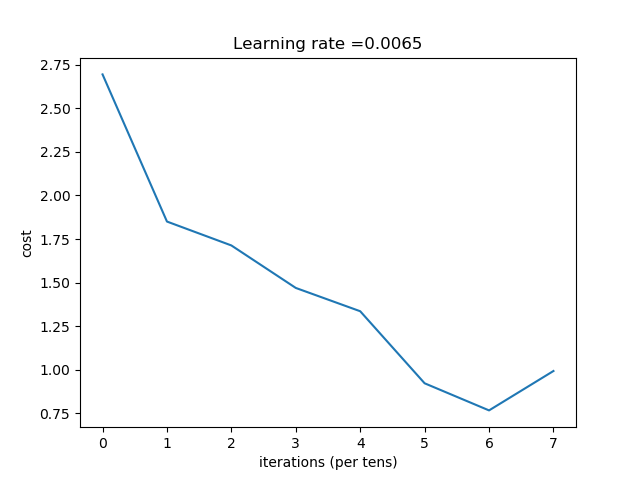

Source code (Python):
import time
import numpy as np
import pandas as pd
import matplotlib.pyplot as plt
from pandas import DataFrame



# My Neural Network model
"""
    ---> [LINEAR -> RELU]*(L-1) -> LINEAR -> SOFTMAX
"""



# Dimensions of each layer
"""
    --> 5 hidden layers with 30, 50, 20, 30, 9 neuron units, 
    --> A input layer with 19 input neuron units
    --> Output layer with 5 neuron units(softmax layer)
"""
layers_dims = [19, 30, 50, 20, 30, 9, 5]



# Some functions used for changing the data type 
"""
    --> Function for changing data type for YES or NO type columns
"""
def YesNoType(x):
    if x=="YES":
        return 1
    else:
        return 0



"""
    --> Function for changing data type for string type columns
"""    
def str_to_int(str):
    x=0
    for l in str:
        x += ord(l)
    return int(x)



# Reading Data
"""
    --> Reading data from the given excel sheet
    --> Division of given data into training set(80%) and test set(20%)
"""
path = ('TripAdvisor.xlsx')
df = pd.read_excel(path)

# columns in the data frame that are read from the excel sheet
cols = ['User country', 'Nr. reviews','Nr. hotel reviews','Helpful votes','Score','Period of stay','Traveler type','Swimming Pool','Exercise Room','Basketball Court','Yoga Classes','Club','Free Wifi','Hotel name','Hotel stars','Nr. rooms','User continent','Member years','Review month','Review weekday']

df['Club']=df['Club'].apply(lambda x : YesNoType(x))
df['Exercise Room']=df['Exercise Room'].apply(lambda x : YesNoType(x))
df['Swimming Pool']=df['Swimming Pool'].apply(lambda x : YesNoType(x))
df['Basketball Court']=df['Basketball Court'].apply(lambda x : YesNoType(x))
df['Free Wifi']=df['Free Wifi'].apply(lambda x : YesNoType(x))
df['Yoga Classes']=df['Yoga Classes'].apply(lambda x : YesNoType(x))

cols_2 = ['Period of stay', 'Hotel name', 'User country', 'Traveler type', 'User continent', 'Review month', 'Review weekday']

for y in cols_2:
    df[y]=df[y].apply(lambda x: str_to_int(x)) 
  
temp = df.as_matrix() # modified data frame with all columns as integer type

x = temp[:, [0,1,2,3,5,6,7,8,9,10,11,12,13,14,15,16,17,18,19]]
x = x.T
test_x = x[:, 0:50]
train_x = x[:, 50:505]

y = temp[:, [4]]
y = y.T
y = y-1;
y = np.array(y, dtype = 'int64')
rand = np.zeros((504, 5))
rand[np.arange(504), y] = 1
y = rand.T    
y = np.array(y, dtype = 'int64')
test_y = y[:, 0:50]
train_y = y[:, 50:505]



# Common functions used in artificial neural networks
"""
    --> Basic sigmoid function
"""
def sigmoid(z):

    s = 1/(1 + np.exp(-z))    
    return s, z



"""
    --> Basic relu function
"""
def relu(z):

    s = z*(z > 0)
    return s, z



"""
    --> Function for backward propagation
"""
def sigmoid_backward(dA, cache):

    Z = cache
    
    s = 1/(1+np.exp(-Z))
    dZ = dA * s * (1-s)
    
    assert (dZ.shape == Z.shape)
    
    return dZ



"""
    --> Function for backward propagation
"""
def relu_backward(dA, cache):
    
    Z = cache

    dZ = np.array(dA, copy=True)
    dZ[Z <= 0] = 0
    
    assert (dZ.shape == Z.shape)
    
    return dZ



"""
    --> Initialising parameters
"""
def initialize_parameters_deep(layer_dims):
    """
    Input Arguments:
    layer_dims - A python list containing the dimensions of each layer in my neural network
    
    Function Returns:
    parameters - python dictionary containing my network parameters "W1", "b1", ..., "WL", "bL"
    """
    L = len(layer_dims) 
    parameters = {} 
    np.random.seed(3)      

    for l in range(1, L):
       
        # Random Initialisation
        parameters['W' + str(l)] = np.random.randn(layer_dims[l], layer_dims[l-1]) * 0.1
        parameters['b' + str(l)] = np.zeros((layer_dims[l], 1))
        assert(parameters['W' + str(l)].shape == (layer_dims[l], layer_dims[l-1]))
        assert(parameters['b' + str(l)].shape == (layer_dims[l], 1))
   
    return parameters



"""
    --> Function for forward propagation
"""
def linear_forward(A, W, b):
    """
    Input Arguments:
    A - Activations from previous layer
    W & b are weight matrix and bias vector respectively

    Function Returns:
    Z - Pre-activation parameter 
    cache -- A python dictionary containing "A", "W" and "b"
    It is stored for computing the backward propagation
    """

    Z = np.dot(W, A) + b
    assert(Z.shape == (W.shape[0], A.shape[1]))

    cache = (A, W, b)
    return Z, cache



"""
    --> Function for forward propagation
"""
def linear_activation_forward(A_prev, W, b, activation):
    """
    Input Arguments:
    A_prev - activations from previous layer
    W & b are weight matrix and bias vector respectively
    activation - "sigmoid" or "relu" (to tell whether it is sigmoid or relu)

    Function Returns:
    A - Post-activation value 
    cache - A python dictionary containing "linear_cache" and "activation_cache";
    It is stored for computing the backward pass efficiently
    """
    
    if activation == "sigmoid":

        Z, linear_cache = linear_forward(A_prev, W, b)
        A, activation_cache = sigmoid(Z)

    elif activation == "relu":

        Z, linear_cache = linear_forward(A_prev, W, b)
        A, activation_cache = relu(Z)

    assert (A.shape == (W.shape[0], A_prev.shape[1]))
    cache = (linear_cache, activation_cache)

    return A, cache



"""
    --> Main function for forward propagation 
"""
def L_model_forward(X, parameters):
    """
    Input Arguments:
    parameters - Current parameters which is a dictionary cantaining weight(W) matrices and bias(b) vectors of all layers
    
    Function Returns:
    AL - last layers' post-activation value
    """

    caches = []
    A = X
    L = len(parameters) // 2         
    
    # [LINEAR -> RELU]*(L-1)
    for l in range(1, L):
        A_prev = A
        A, cache = linear_activation_forward(A_prev, parameters['W' + str(l)], parameters['b' + str(l)], 'relu')
        caches.append(cache)
    
    # [LINEAR -> SIGMOID] ---->last layer
    AL, cache = linear_activation_forward(A, parameters['W' + str(L)], parameters['b' + str(L)], 'sigmoid')
    caches.append(cache)
    
    assert(AL.shape == (5, X.shape[1]))
            
    return AL, caches



"""
    --> Cross-Entropy cost function
"""
def compute_cost(AL, Y, lambd, L, parameters):
    """
    Input Arguments:
    AL - last layer's activations
    Y - original output predictions

    Function Returns:
    cost - cross-entropy cost
    """
    
    m = Y.shape[1]

    temp_cost = np.dot(Y, (np.log(AL)).T) + np.dot(1-Y, (np.log(1-AL)).T)
    temp_cost = temp_cost * np.eye(np.shape(AL)[0], dtype = 'int64')
    cost = (-1/m) * np.sum(temp_cost)

    reg_cost = 0

    for l in range(1, L):
        reg_cost = reg_cost + np.sum(np.square(parameters['W' + str(l)]))

    cost = cost + (lambd/(2*m)) * reg_cost   
    cost = np.squeeze(cost)    
    assert(cost.shape == ())
    
    return cost



"""
    --> Function for backward propagation
"""
def linear_backward(dZ, cache, lambd):
    """
    Input Arguments:
    dZ - Gradient of the cost with respect to the linear output of current layer l
    cache - tuple of values (A_prev, W, b) coming from the forward propagation in the current layer

    Function Returns:
    dA_prev - Gradient of the cost with respect to the activation of the previous layer l-1
    dW - Gradient of the cost with respect to W for current layer l
    db - Gradient of the cost with respect to b for current layer l
    """
    A_prev, W, b = cache
    m = A_prev.shape[1]

    dW = (1/m) * np.dot(dZ, A_prev.T) + (lambd/m) * W
    db = (1/m) * np.sum(dZ, axis = 1, keepdims = True)
    dA_prev = np.dot(W.T, dZ)
    
    assert (dA_prev.shape == A_prev.shape)
    assert (dW.shape == W.shape)
    assert (db.shape == b.shape)
    
    return dA_prev, dW, db



"""
    --> Function for backward propagation
"""
def linear_activation_backward(dA, cache, activation, lambd):
    """
    Input Arguments:
    dA - post-activation gradient for current layer l 
    cache - tuple of values (linear_cache, activation_cache)
    
    Function Returns:
    dA_prev - Gradient of the cost with respect to the activation of the previous layer l-1
    dW -- Gradient of the cost with respect to W for current layer l
    db -- Gradient of the cost with respect to b for current layer l
    """

    linear_cache, activation_cache = cache
    
    if activation == "relu":
   
        dZ = relu_backward(dA, activation_cache)
        dA_prev, dW, db = linear_backward(dZ, linear_cache, lambd)
     
    elif activation == "sigmoid":

        dZ = sigmoid_backward(dA, activation_cache)
        dA_prev, dW, db = linear_backward(dZ, linear_cache, lambd)
    
    return dA_prev, dW, db



"""
    --> Main function for backward propagation
"""
def L_model_backward(AL, Y, caches, lambd):
    """
    Function Returns:
    grads - A dictionary with the gradients containing dA, dW, db
    """
    grads = {}
    L = len(caches) 
    m = AL.shape[1]
    
    # Initializing the backpropagation
    dAL = -(np.divide(Y, AL) - np.divide(1-Y, 1-AL))
    
    # Lth layer (SIGMOID -> LINEAR) gradients
    current_cache = caches[L-1]
    grads["dA" + str(L-1)], grads["dW" + str(L)], grads["db" + str(L)] = linear_activation_backward(dAL, current_cache, 'sigmoid', lambd)
    
    # Loop from l = L-2 to l = 0
    for l in reversed(range(L-1)):
        # lth layer: (RELU -> LINEAR) gradients. 
        current_cache = caches[l]
        dA_prev_temp, dW_temp, db_temp = linear_activation_backward(grads['dA' + str(l+1)], current_cache, 'relu', lambd)
        grads["dA" + str(l)] = dA_prev_temp
        grads["dW" + str(l + 1)] = dW_temp
        grads["db" + str(l + 1)] = db_temp

    return grads



"""
    --> for updating parameters at each gradient step
"""
def update_parameters(parameters, grads, learning_rate):
    """
    Input Arguments:
    parameters - python dictionary containing all parameters 
    grads - python dictionary containing your gradients, output of L_model_backward
    """
    
    L = len(parameters) // 2 

    # Update rule for each parameter
    for l in range(L):
        parameters["W" + str(l+1)] = parameters["W" + str(l+1)] - learning_rate * grads["dW" + str(l+1)]
        parameters["b" + str(l+1)] = parameters["b" + str(l+1)] - learning_rate * grads["db" + str(l+1)]
    return parameters



"""
    --> Final model
"""
def L_layer_model(X, Y, layers_dims, learning_rate = 0.0065, num_iterations = 3000, print_cost=False, lambd = 0.7):
    
    # keeping track of cost
    costs = []                     
    
    # Parameters initialization
    parameters = initialize_parameters_deep(layers_dims)
    
    # Gradient descent
    for i in range(0, num_iterations):

        # Forward propagation: [LINEAR -> RELU]*(L-1) -> LINEAR -> SIGMOID
        AL, caches = L_model_forward(X, parameters)
        
        # Compute cost
        cost = compute_cost(AL, Y, lambd, len(layers_dims), parameters)
    
        # Backward propagation
        grads = L_model_backward(AL, Y, caches, lambd)
 
        # Update parameters
        parameters = update_parameters(parameters, grads, learning_rate)
                
        # Printing the cost every 100 training example
        if print_cost and i % 1000 == 0:
            print ("Cost after iteration %i: %f" %(i, cost))
        if print_cost and i % 1000 == 0:
            costs.append(cost)
            
    # plot the cost
    plt.plot(np.squeeze(costs))
    plt.ylabel('cost')
    plt.xlabel('iterations (per tens)')
    plt.title("Learning rate =" + str(learning_rate))
    plt.show()
    
    return parameters



"""
    --> calling for the main function to get the final parameters
"""
parameters = L_layer_model(train_x, train_y, layers_dims, num_iterations = 7200, print_cost = True, lambd = 0.7)



"""
    --> for predicting the output and calculating accuracy
"""
def predict(X, Y, parameters):
    
    # Computes probabilities using forward propagation, and classifies to 0/1 using 0.5 as the threshold.
 
    AL, cache = L_model_forward(X, parameters)
    predictions = np.zeros(np.shape(AL))

    for i in range(np.shape(Y)[1]):
        col_max = np.max(AL[:, i])
        predictions[:, i] = (AL[:, i] == col_max)    

    temp_accuracy = np.dot(Y,predictions.T) + np.dot(1-Y,1-predictions.T)
    temp_accuracy = temp_accuracy * np.eye(np.shape(AL)[0], dtype = 'int64')
    accuracy = (np.sum(temp_accuracy)/(Y.size))*100

    return accuracy, predictions



"""
    --> printing predicted values for training set
"""
print("-----------------------------------------------------------------------------\n")
train_accuracy, pred_train = predict(train_x, train_y, parameters)
print("The predicted values for training set---\n")
print(pred_train)
print("-----------------------------------------------------------------------------\n")



"""
    --> printing predicted values for test set
"""
print("-----------------------------------------------------------------------------\n")
test_accuracy, pred_test = predict(test_x, test_y, parameters)
print("The predicted values for test set---\n")
print(pred_test)
print("-----------------------------------------------------------------------------\n")



"""
    --> printing train_accuracy and test_accuracy
"""
print("The Accuracy for the training set is : ")
print(train_accuracy)
print("-----------------------------------------------------------------------------\n")
print("The Accuracy for the test set is : ")
print(test_accuracy)
print("-----------------------------------------------------------------------------\n")
